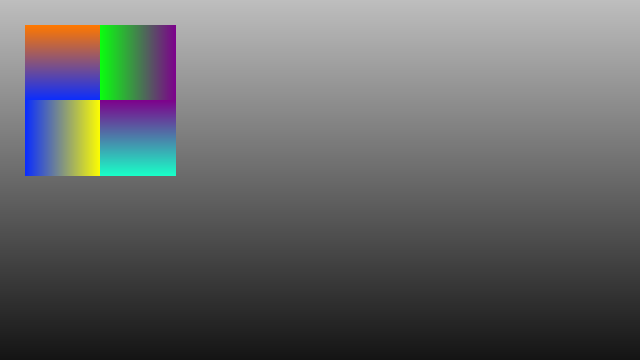
Frame 1 (no input)
Frame 2 (the mouse pressed at the canvas centre, redrawn once): identical to frame 1, image omitted

The Processing sketch that drew this single still picture (run headless with seeded random() and noise(); the mouse was pressed at the canvas centre and the sketch redrawn once):

// Processing sketch: LinearGradient
// ── LinearGradient.pde
/**
 * Simple Linear Gradient 
 * by Ira Greenberg. 
 * 
 * Using the convenient red(), green() 
 * and blue() component functions,
 * generate some linear gradients.
 */

// constants
int Y_AXIS = 1;
int X_AXIS = 2;
color b1, b2, c1, c2, c3, c4, c5, c6;

void setup(){
  size(640, 360);

  // create some gradients

  b1 = color(190, 190, 190);
  b2 = color(20, 20, 20);


  c1 = color(255, 120, 0);
  c2 = color(10, 45, 255);
  c3 = color(10, 255, 15);
  c4 = color(125, 2, 140);
  c5 = color(255, 255, 0);
  c6 = color(25, 255, 200);
  noLoop();
}

void draw() {
    // background
    setGradient(0, 0, width, height, b1, b2, Y_AXIS);
    //center squares
  setGradient(25, 25, 75, 75, c1, c2, Y_AXIS);
  setGradient(100, 25, 75, 75, c3, c4, X_AXIS);
  setGradient(25, 100, 75, 75, c2, c5, X_AXIS);
  setGradient(100, 100, 75, 75, c4, c6, Y_AXIS); 
}

void setGradient(int x, int y, float w, float h, color c1, color c2, int axis ){
  // calculate differences between color components 
  float deltaR = red(c2)-red(c1);
  float deltaG = green(c2)-green(c1);
  float deltaB = blue(c2)-blue(c1);

  // choose axis
  if(axis == Y_AXIS){
    /*nested for loops set pixels
     in a basic table structure */
    // column
    for (int i=x; i<=(x+w); i++){
      // row
      for (int j = y; j<=(y+h); j++){
        color c = color(
        (red(c1)+(j-y)*(deltaR/h)),
        (green(c1)+(j-y)*(deltaG/h)),
        (blue(c1)+(j-y)*(deltaB/h)) 
          );
        set(i, j, c);
      }
    }  
  }  
  else if(axis == X_AXIS){
    // column 
    for (int i=y; i<=(y+h); i++){
      // row
      for (int j = x; j<=(x+w); j++){
        color c = color(
        (red(c1)+(j-x)*(deltaR/h)),
        (green(c1)+(j-x)*(deltaG/h)),
        (blue(c1)+(j-x)*(deltaB/h)) 
          );
        set(j, i, c);
      }
    }  
  }
}
